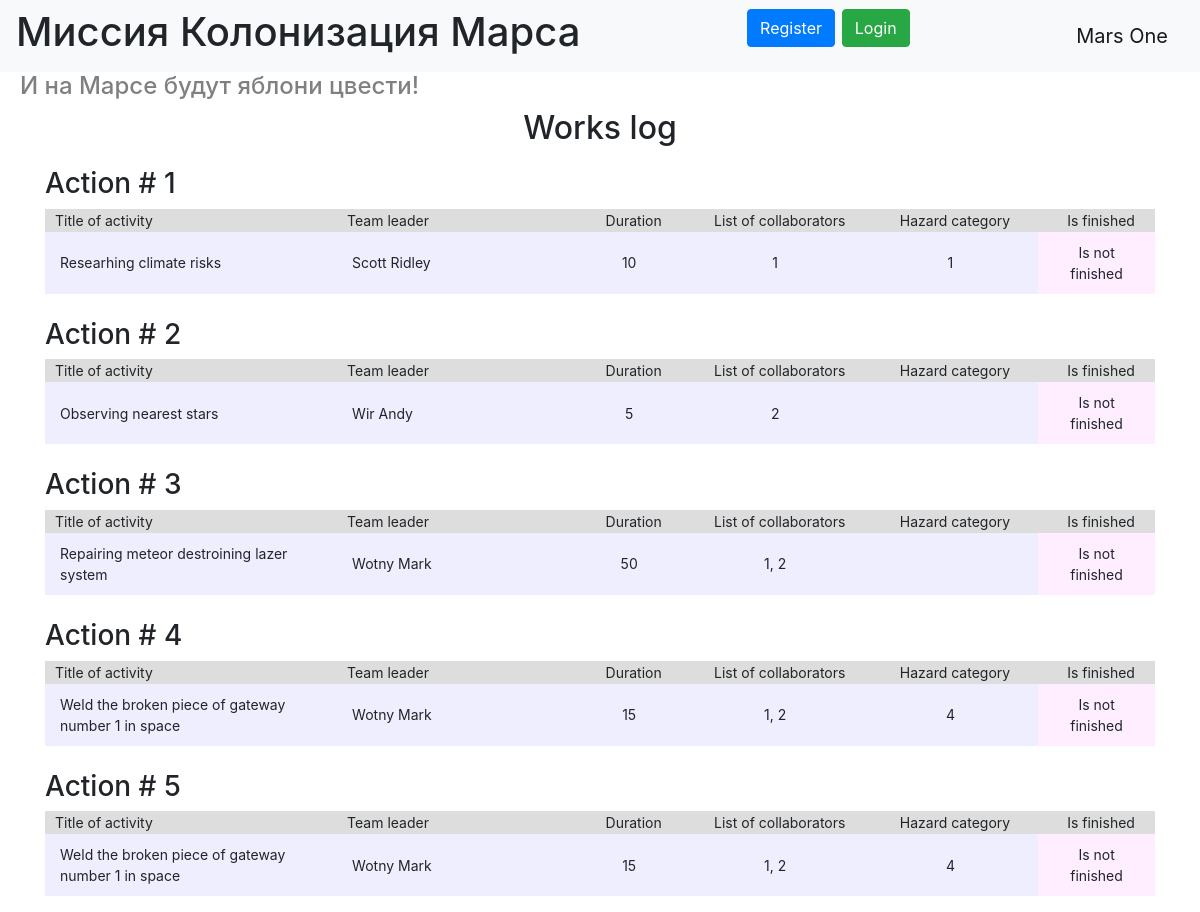
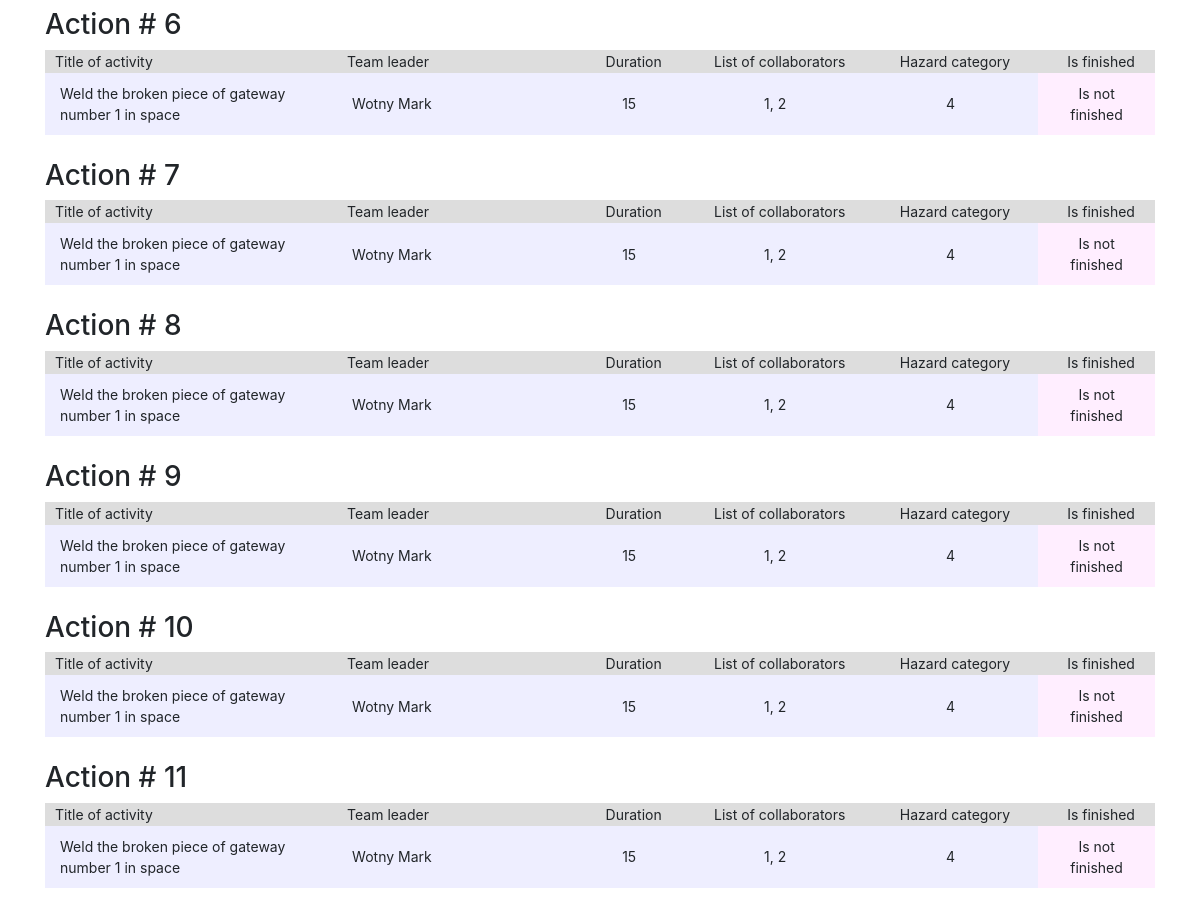
The page / on the database its author committed (2 pictures, top to bottom).
### data/jobs.py (models this page shows)
class Jobs(SqlAlchemyBase, SerializerMixin):
    __tablename__ = 'jobs'
    id = sqlalchemy.Column(sqlalchemy.Integer,
                           primary_key=True, autoincrement=True)
    team_leader = sqlalchemy.Column(sqlalchemy.Integer, sqlalchemy.ForeignKey("users.id"), nullable=True)
    job = sqlalchemy.Column(sqlalchemy.String, nullable=True)
    work_size = sqlalchemy.Column(sqlalchemy.Integer, nullable=True)
    collaborators = sqlalchemy.Column(sqlalchemy.String, nullable=True)
    hazard_category_id = sqlalchemy.Column(
        sqlalchemy.Integer,
        sqlalchemy.ForeignKey('hazard_categories.id'),
        nullable=True
    )
    start_date = sqlalchemy.Column(sqlalchemy.DateTime, nullable=True, default=datetime.datetime.now)
    end_date = sqlalchemy.Column(sqlalchemy.DateTime, nullable=True, default=datetime.datetime.now)
    is_finished = sqlalchemy.Column(sqlalchemy.Boolean, nullable=True, default=False)
    user = orm.relationship("User", foreign_keys=[team_leader])
    hazard_category = orm.relationship("HazardCategory")
    serialize_rules = ('-user.jobs', '-hazard_category.jobs')

### data/users.py (models this page shows, shortened)
class User(SqlAlchemyBase, UserMixin, SerializerMixin):
    __tablename__ = 'users'
    id = sqlalchemy.Column(sqlalchemy.Integer,
                           primary_key=True, autoincrement=True)
    surname = sqlalchemy.Column(sqlalchemy.String, nullable=True)
    name = sqlalchemy.Column(sqlalchemy.String, nullable=True)
    age = sqlalchemy.Column(sqlalchemy.Integer, nullable=True)
    position = sqlalchemy.Column(sqlalchemy.String, nullable=True)
    speciality = sqlalchemy.Column(sqlalchemy.String, nullable=True)
    address = sqlalchemy.Column(sqlalchemy.String, nullable=True)
    email = sqlalchemy.Column(sqlalchemy.String,
                              index=True, unique=True, nullable=True)
    hashed_password = sqlalchemy.Column(sqlalchemy.String, nullable=True)
    modified_date = sqlalchemy.Column(sqlalchemy.DateTime,
                                      default=datetime.datetime.now)
    jobs = orm.relationship("Jobs", back_populates='user')
    departments = orm.relationship("Department", secondary='association', back_populates='users')

### data/category.py (models this page shows, shortened)
class HazardCategory(SqlAlchemyBase, SerializerMixin):
    __tablename__ = 'hazard_categories'
    id = sqlalchemy.Column(sqlalchemy.Integer, primary_key=True)
    name = sqlalchemy.Column(sqlalchemy.String, nullable=False)
    level = sqlalchemy.Column(sqlalchemy.Integer, nullable=False, unique=True)
    job = orm.relationship('Jobs')

### main.py (the view)
@app.route("/")
def index():
    jobs = db_sess.query(Jobs).order_by(Jobs.id).all()
    numbered_jobs = list(enumerate(jobs, start=1))
    return render_template("works_log.html", title='Works Log', works=numbered_jobs)

### templates/works_log.html (shortened to what this page needs)
{% extends "base.html" %}
{% block content %}
<h2 style="text-align: center">Works log</h2>
    {% for index, work in works %}
<div>
    <h3 style="text-align: left">Action # {{ index }}</h3>
    <table>
        <colgroup>
            <col style="width: 25%;">
            <col style="width: 20%;">
            <col style="width: 10%">
            <col style="width: 15%">
            <col style="width: 15%">
            <col style="width: 10%">
        </colgroup>
        <tr>
            <th style="text-align: left; ">Title of activity</th>
            <th style="text-align: left">Team leader</th>
            <th>Duration</th>
            <th>List of collaborators</th>
            <th>Hazard category</th>
            <th>Is finished</th>
        </tr>
        <tr>
            <td style="text-align: left">{{ work.job }}</td>
            <td style="text-align: left">{{ work.user.surname }} {{ work.user.name }}</td>
            <td>{{ work.work_size }}</td>
            <td>{{ work.collaborators }}</td>
            <td>{{ work.hazard_category.level }}</td>
            {% if not work.is_finished %}
            <td style="background-color: #ffeeff;">Is not finished</td>
            {% else %}
            <td style="background-color: #d0f0c0;">Is finished</td>
            {% endif %}
        </tr>
    </table>
</div>
<br>
{% endfor %}
{% endblock %}

### templates/works_log.html (style rules this page uses)
th { background-color: #dddddd; padding-left: 10px; height: min-content; }
td { background-color: #eeeeff; padding: 10px 15px; }
table { width: 100%; font-size: 14px; }
th, td { font-weight: normal; text-align: center; }

### rows shown on the page
Jobs: index "1", job "Researhing climate risks", user.surname "Scott", user.name "Ridley", work_size "10", collaborators "1", hazard_category.level "1", is_finished "Is not finished"
Jobs: index "2", job "Observing nearest stars", user.surname "Wir", user.name "Andy", work_size "5", collaborators "2", is_finished "Is not finished"
Jobs: index "3", job "Repairing meteor destroining lazer system", user.surname "Wotny", user.name "Mark", work_size "50", collaborators "1, 2", is_finished "Is not finished"
Jobs: index "4", job "Weld the broken piece of gateway number 1 in space", user.surname "Wotny", user.name "Mark", work_size "15", collaborators "1, 2", hazard_category.level "4", is_finished "Is not finished"
Jobs: id "5", job "Weld the broken piece of gateway number 1 in space", user.surname "Wotny", user.name "Mark", work_size "15", collaborators "1, 2", hazard_category.level "4", is_finished "Is not finished"
Jobs: id "6", job "Weld the broken piece of gateway number 1 in space", user.surname "Wotny", user.name "Mark", work_size "15", collaborators "1, 2", hazard_category.level "4", is_finished "Is not finished"
Jobs: id "7", job "Weld the broken piece of gateway number 1 in space", user.surname "Wotny", user.name "Mark", work_size "15", collaborators "1, 2", hazard_category.level "4", is_finished "Is not finished"
Jobs: id "8", job "Weld the broken piece of gateway number 1 in space", user.surname "Wotny", user.name "Mark", work_size "15", collaborators "1, 2", hazard_category.level "4", is_finished "Is not finished"
Jobs: id "9", job "Weld the broken piece of gateway number 1 in space", user.surname "Wotny", user.name "Mark", work_size "15", collaborators "1, 2", hazard_category.level "4", is_finished "Is not finished"
Jobs: id "10", job "Weld the broken piece of gateway number 1 in space", user.surname "Wotny", user.name "Mark", work_size "15", collaborators "1, 2", hazard_category.level "4", is_finished "Is not finished"
Jobs: id "11", job "Weld the broken piece of gateway number 1 in space", user.surname "Wotny", user.name "Mark", work_size "15", collaborators "1, 2", hazard_category.level "4", is_finished "Is not finished"
